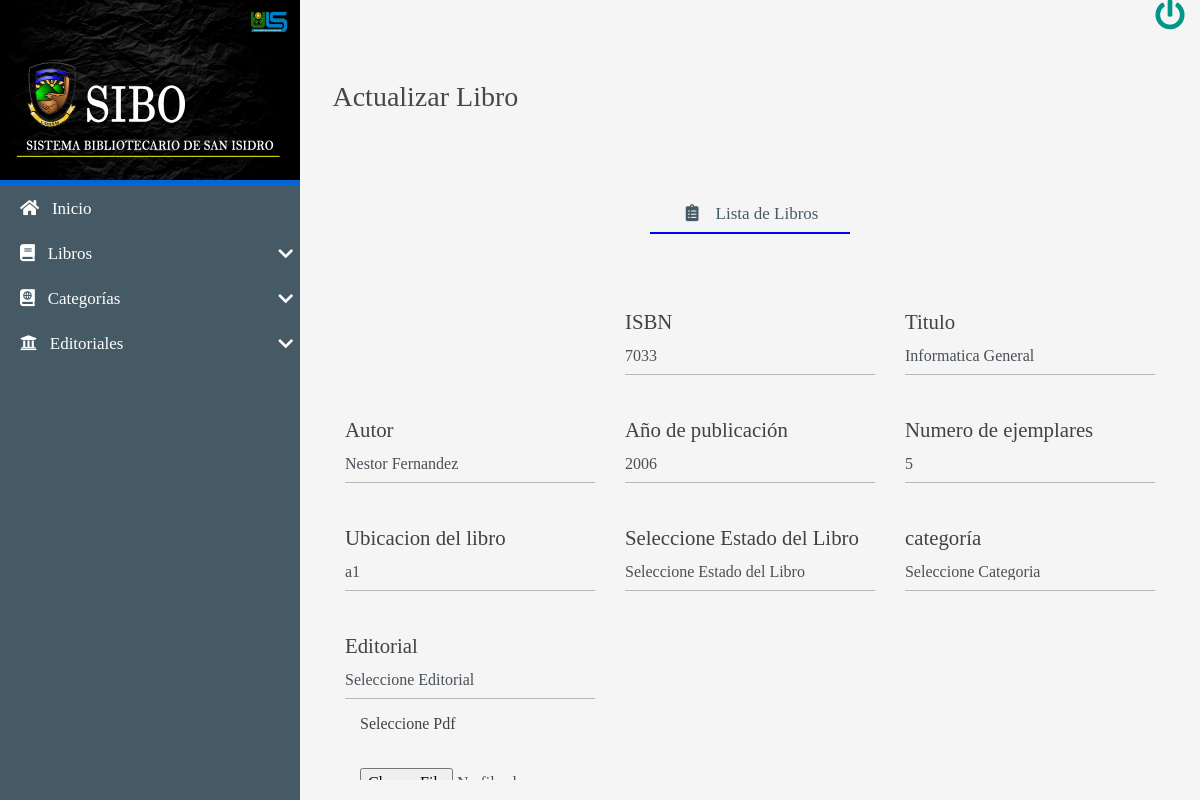
The app's page /CRUD/UPDATE/Update-book.php?id=1 (signed in), older data.
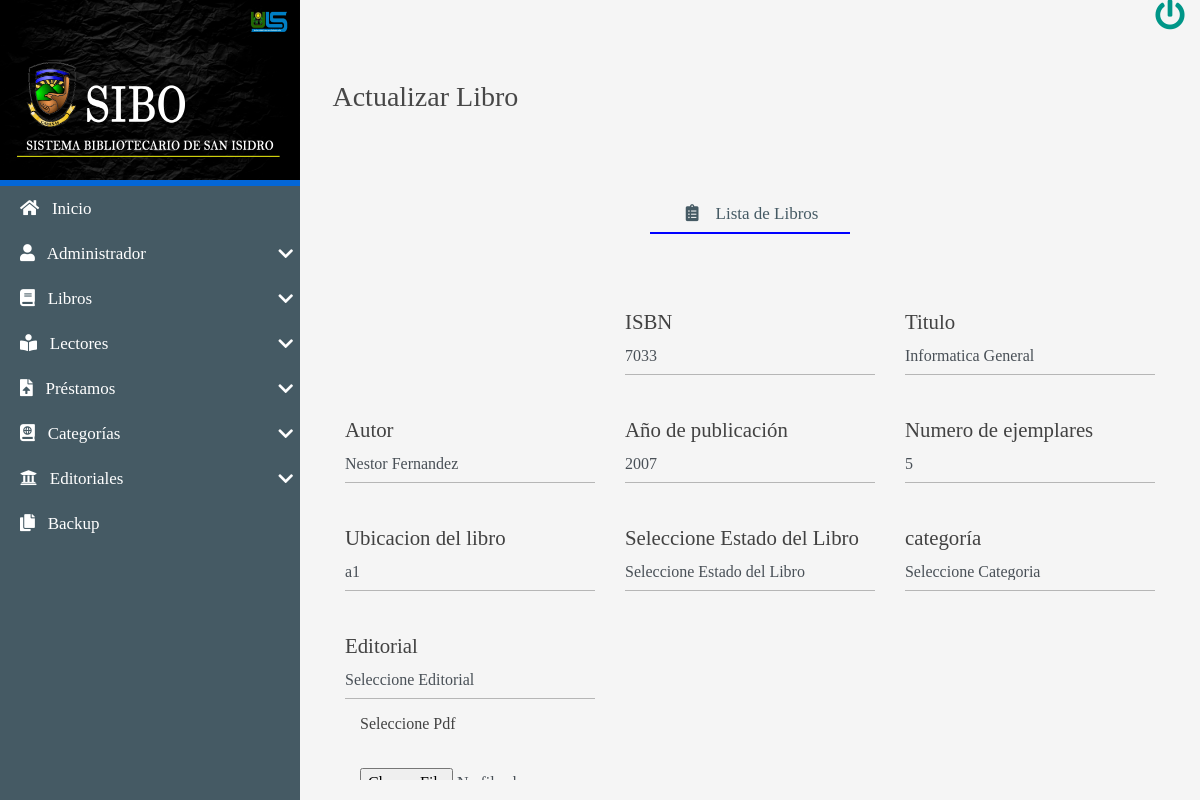
The same page, newer data.
### tables this page shows
CREATE TABLE `libros` (
  `idLibro` int(8) NOT NULL AUTO_INCREMENT,
  `isbn` varchar(20) DEFAULT NULL,
  `titulo` varchar(250) NOT NULL,
  `autor` varchar(250) NOT NULL,
  `anioPublicacion` varchar(4) DEFAULT NULL,
  `numEjemplares` int(8) NOT NULL,
  `ubicacion` varchar(25) NOT NULL,
  `estado_libro` varchar(15) NOT NULL,
  `idCategoriaLibro` int(8) NOT NULL,
  `idEditorialLibro` int(8) NOT NULL,
  `idAdminLibro` int(8) NOT NULL,
  `archivo` text NOT NULL,
  `estatus` int(1) NOT NULL DEFAULT 1,
  PRIMARY KEY (`idLibro`),
  KEY `idCategoriaLibro` (`idCategoriaLibro`),
  KEY `idEditorialLibro` (`idEditorialLibro`),
  KEY `idAdminLibro` (`idAdminLibro`),
  CONSTRAINT `libros_ibfk_2` FOREIGN KEY (`idEditorialLibro`) REFERENCES `editoriales` (`idEditorial`) ON DELETE CASCADE ON UPDATE CASCADE,
  CONSTRAINT `libros_ibfk_3` FOREIGN KEY (`idCategoriaLibro`) REFERENCES `categorias` (`idCategoria`) ON DELETE CASCADE ON UPDATE CASCADE
);

### CRUD/UPDATE/Update-book.php (the view, shortened to what the changed rows need)
<?php
include'../../BD/conexionBD.php';
$iduser=$_REQUEST['id'];
$sql=mysqli_query($mysqli,"SELECT * FROM libros  where idLibro=$iduser");
$result_sql=mysqli_num_rows($sql);
if ($result_sql==0) {
   header('Location:../READ/ListaLibro.php');
}else{
    while ($data=mysqli_fetch_array($sql)) {
        $isbnl=$data['isbn'];
    	$titulol=$data['titulo'];
    	$autorl=$data['autor'];
    	$publicacionl=$data['anioPublicacion'];
    	$ejemplaresl=$data['numEjemplares'];
    	$ubicacionl=$data['ubicacion'];
    }
}
 ?>
<html lang="es">
<head>
	<?php
	include'../../INCLUDES/link2.php';
	?>
</head>
<body>
	<main class="full-box main-container">
		<section class="full-box nav-lateral">
            <div class="full-box nav-lateral-content">
                <nav class="full-box nav-lateral-menu">
                      <ul>
                    <?php
                    if ($_SESSION['rol'] <2) {
                        ?>
                            <li>
                            <a href="#" class="nav-btn-submenu"><i class="fas fa-user"></i>
                            &nbsp; Administrador <i class="fas fa-chevron-down"></i></a>
                        </li>
                     <?php } ?>
                         <?php
                    if ($_SESSION['rol'] <=2) {
                        ?>
                    <li>
                            <a href="#" class="nav-btn-submenu"><i class="fas fa-book-reader"></i>
                             &nbsp; Lectores <i class="fas fa-chevron-down"></i></a>
                        </li>
                        <li>
                            <a href="#" class="nav-btn-submenu"><i class="fas fa-file-upload"></i>
                               &nbsp; Préstamos <i class="fas fa-chevron-down"></i></a>
                        </li>
                         <?php } ?>
                         <?php
                    if ($_SESSION['rol'] <2) {
                        ?>
                     <li>
                        <a href="../../backupDB/descarga.php"><i class="fas fa-copy"></i>
                        &nbsp; Backup</a>
                        </li>
                         <?php } ?>
                    </ul>
                </nav>
            </div>
        </section>
		<section class="full-box page-content">
			<div class="container-fluid">
				 <form action="" class="form-neon needs-validation" method="POST" enctype="multipart/form-data">
                    <fieldset>
                        <div class="container-fluid">
                            <div class="row">
                                <div class="col-12 col-md-4">
                                    <div class="form-group">
                                        <label for="isbn" class="bmd-label text-dark">ISBN</label><br>
                                        <input type="text" pattern="[a-zA-Z0-9-]{1,45}" class="form-control" name="isbn" id="isbn" value="<?php echo $isbnl; ?>"  >
                                    </div>
                                </div>
                                <div class="col-12 col-md-4">
                                    <div class="form-group">
                                        <label for="titulo" class="bmd-label text-dark">Titulo</label><br>
                                        <input required type="text" class="form-control" name="titulo" id="titulo" value="<?php echo $titulol; ?>" >
                                    </div>
                                </div>
                                <div class="col-12 col-md-4">
                                    <div class="form-group">
                                        <label for="autor" class="bmd-label text-dark">Autor</label><br>
                                        <input required type="text" class="form-control" name="autor" id="autor" value="<?php echo $autorl; ?>" >
                                    </div>
                                </div>
                                <div class="col-12 col-md-4">
                                    <div class="form-group">
                                        <label for="anioPublicacion" class="bmd-label text-dark">Año de publicación</label><br>
                                        <input type="num" pattern="[0-9]{1,9}" class="form-control" name="anioPublicacion" id="anioPublicacion" value="<?php echo $publicacionl; ?>"  >
                                    </div>
                                </div>
                                <div class="col-12 col-md-4">
                                    <div class="form-group">
                                        <label for="numEjemplares" class="bmd-label text-dark">Numero de ejemplares</label><br>
                                        <input required type="num" pattern="[0-9]{1,9}" class="form-control" name="numEjemplares" id="numEjemplares" value="<?php echo $ejemplaresl; ?>" >
                                    </div>
                                </div>
                                <br>
                                <div class="col-12 col-md-4">
                                    <div class="form-group">
                                        <label for="autor" class="bmd-label text-dark">Ubicacion del libro</label><br>
                                        <input required type="text" class="form-control" name="ubicacion" id="ubicacion" value="<?php echo $ubicacionl; ?>" >
                                    </div>
                                </div>
                                <br>
                            </div>
                    </fieldset>
                </form>
			</div>
		</section>
	</main>
</body>
</html>

Row changes from the older to the newer data that the page shows:
changed libros "Informatica General": anioPublicacion "2006" → "2007"
Text that changed along with them:
text now shown: "Administrador Lectores Préstamos Backup"
